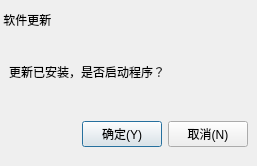
<?xml version="1.0" encoding="UTF-8"?>
<ui version="4.0">
 <class>VersionUpdateDialog</class>
 <widget class="QDialog" name="VersionUpdateDialog">
  <property name="geometry">
   <rect>
    <x>0</x>
    <y>0</y>
    <width>257</width>
    <height>166</height>
   </rect>
  </property>
  <property name="windowTitle">
   <string>软件更新</string>
  </property>
  <layout class="QVBoxLayout" name="verticalLayout">
   <property name="spacing">
    <number>0</number>
   </property>
   <property name="leftMargin">
    <number>0</number>
   </property>
   <property name="topMargin">
    <number>0</number>
   </property>
   <property name="rightMargin">
    <number>0</number>
   </property>
   <property name="bottomMargin">
    <number>0</number>
   </property>
   <item>
    <widget class="QWidget" name="widget_title" native="true">
     <property name="sizePolicy">
      <sizepolicy hsizetype="Preferred" vsizetype="Fixed">
       <horstretch>0</horstretch>
       <verstretch>0</verstretch>
      </sizepolicy>
     </property>
     <property name="minimumSize">
      <size>
       <width>100</width>
       <height>28</height>
      </size>
     </property>
     <layout class="QHBoxLayout" name="horizontalLayout_4">
      <property name="spacing">
       <number>0</number>
      </property>
      <property name="leftMargin">
       <number>0</number>
      </property>
      <property name="topMargin">
       <number>0</number>
      </property>
      <property name="rightMargin">
       <number>0</number>
      </property>
      <property name="bottomMargin">
       <number>0</number>
      </property>
      <item>
       <widget class="QLabel" name="lab_Title">
        <property name="sizePolicy">
         <sizepolicy hsizetype="Expanding" vsizetype="Preferred">
          <horstretch>0</horstretch>
          <verstretch>0</verstretch>
         </sizepolicy>
        </property>
        <property name="styleSheet">
         <string notr="true">font: 10pt &quot;微软雅黑&quot;;</string>
        </property>
        <property name="text">
         <string> 软件更新</string>
        </property>
        <property name="alignment">
         <set>Qt::AlignLeading|Qt::AlignLeft|Qt::AlignVCenter</set>
        </property>
       </widget>
      </item>
      <item>
       <widget class="QWidget" name="widget_menu" native="true">
        <property name="sizePolicy">
         <sizepolicy hsizetype="Minimum" vsizetype="Preferred">
          <horstretch>0</horstretch>
          <verstretch>0</verstretch>
         </sizepolicy>
        </property>
        <layout class="QHBoxLayout" name="horizontalLayout_3">
         <item>
          <widget class="QPushButton" name="cancel_btn_">
           <property name="sizePolicy">
            <sizepolicy hsizetype="Minimum" vsizetype="Expanding">
             <horstretch>0</horstretch>
             <verstretch>0</verstretch>
            </sizepolicy>
           </property>
           <property name="minimumSize">
            <size>
             <width>40</width>
             <height>0</height>
            </size>
           </property>
           <property name="cursor">
            <cursorShape>ArrowCursor</cursorShape>
           </property>
           <property name="focusPolicy">
            <enum>Qt::NoFocus</enum>
           </property>
           <property name="toolTip">
            <string>关闭</string>
           </property>
           <property name="text">
            <string/>
           </property>
           <property name="flat">
            <bool>true</bool>
           </property>
          </widget>
         </item>
        </layout>
       </widget>
      </item>
     </layout>
    </widget>
   </item>
   <item>
    <widget class="QWidget" name="widget_2" native="true">
     <layout class="QHBoxLayout" name="horizontalLayout_2">
      <item>
       <widget class="QLabel" name="label">
        <property name="text">
         <string>更新已安装，是否启动程序？</string>
        </property>
       </widget>
      </item>
     </layout>
    </widget>
   </item>
   <item>
    <widget class="QWidget" name="widget" native="true">
     <layout class="QHBoxLayout" name="horizontalLayout">
      <item>
       <spacer name="horizontalSpacer">
        <property name="orientation">
         <enum>Qt::Horizontal</enum>
        </property>
        <property name="sizeHint" stdset="0">
         <size>
          <width>40</width>
          <height>20</height>
         </size>
        </property>
       </spacer>
      </item>
      <item>
       <widget class="QPushButton" name="pushButton_yes">
        <property name="text">
         <string>确定(Y)</string>
        </property>
       </widget>
      </item>
      <item>
       <widget class="QPushButton" name="pushButton_no">
        <property name="text">
         <string>取消(N)</string>
        </property>
       </widget>
      </item>
     </layout>
    </widget>
   </item>
  </layout>
 </widget>
 <resources/>
 <connections/>
</ui>
